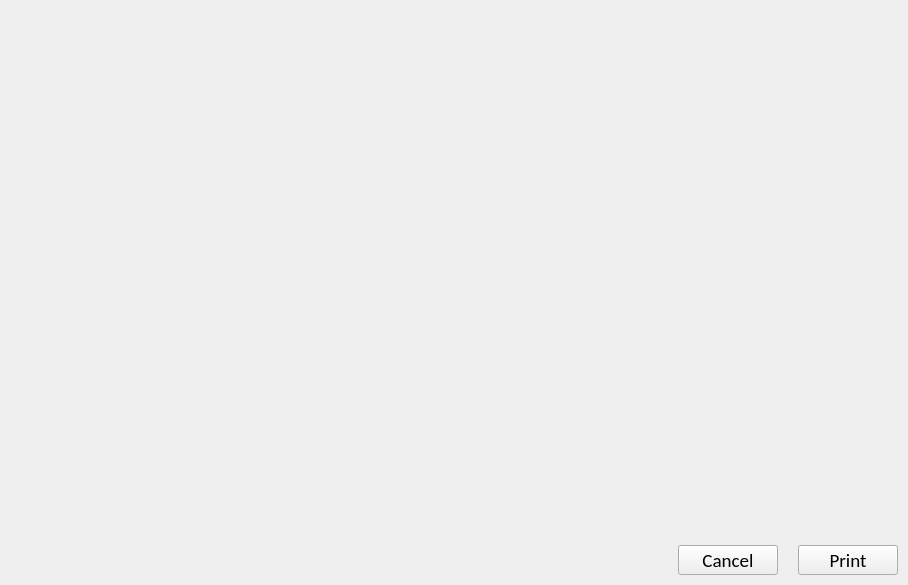
<?xml version="1.0" encoding="UTF-8"?>
<ui version="4.0">
 <class>MainWindow</class>
 <widget class="QMainWindow" name="MainWindow">
  <property name="enabled">
   <bool>true</bool>
  </property>
  <property name="geometry">
   <rect>
    <x>0</x>
    <y>0</y>
    <width>908</width>
    <height>585</height>
   </rect>
  </property>
  <property name="windowTitle">
   <string>MainWindow</string>
  </property>
  <widget class="QWidget" name="centralwidget">
   <property name="layoutDirection">
    <enum>Qt::LeftToRight</enum>
   </property>
   <layout class="QGridLayout" name="gridLayout">
    <property name="leftMargin">
     <number>10</number>
    </property>
    <property name="topMargin">
     <number>10</number>
    </property>
    <property name="rightMargin">
     <number>10</number>
    </property>
    <property name="bottomMargin">
     <number>10</number>
    </property>
    <property name="horizontalSpacing">
     <number>20</number>
    </property>
    <property name="verticalSpacing">
     <number>10</number>
    </property>
    <item row="1" column="2">
     <widget class="QPushButton" name="print_btn">
      <property name="minimumSize">
       <size>
        <width>100</width>
        <height>30</height>
       </size>
      </property>
      <property name="maximumSize">
       <size>
        <width>100</width>
        <height>30</height>
       </size>
      </property>
      <property name="font">
       <font>
        <family>Calibri</family>
        <pointsize>14</pointsize>
       </font>
      </property>
      <property name="text">
       <string>Print</string>
      </property>
     </widget>
    </item>
    <item row="1" column="0">
     <spacer name="horizontalSpacer_2">
      <property name="orientation">
       <enum>Qt::Horizontal</enum>
      </property>
      <property name="sizeHint" stdset="0">
       <size>
        <width>645</width>
        <height>20</height>
       </size>
      </property>
     </spacer>
    </item>
    <item row="1" column="1">
     <widget class="QPushButton" name="cancel_btn">
      <property name="minimumSize">
       <size>
        <width>100</width>
        <height>30</height>
       </size>
      </property>
      <property name="maximumSize">
       <size>
        <width>100</width>
        <height>30</height>
       </size>
      </property>
      <property name="font">
       <font>
        <family>Calibri</family>
        <pointsize>14</pointsize>
       </font>
      </property>
      <property name="text">
       <string>Cancel</string>
      </property>
     </widget>
    </item>
    <item row="0" column="0" colspan="3">
     <widget class="QPdfView" name="pdfView" native="true">
      <property name="sizePolicy">
       <sizepolicy hsizetype="Expanding" vsizetype="Expanding">
        <horstretch>10</horstretch>
        <verstretch>0</verstretch>
       </sizepolicy>
      </property>
     </widget>
    </item>
   </layout>
  </widget>
 </widget>
 <customwidgets>
  <customwidget>
   <class>QPdfView</class>
   <extends>QWidget</extends>
   <header location="global">qpdfview.h</header>
   <container>1</container>
  </customwidget>
 </customwidgets>
 <resources/>
 <connections/>
</ui>
